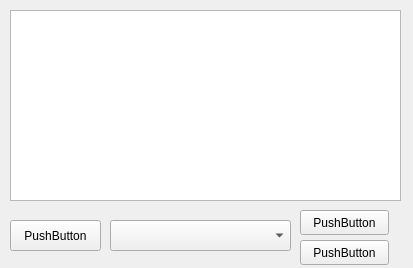
<?xml version="1.0" encoding="UTF-8"?>
<ui version="4.0">
 <class>ComPort</class>
 <widget class="QWidget" name="ComPort">
  <property name="geometry">
   <rect>
    <x>0</x>
    <y>0</y>
    <width>413</width>
    <height>268</height>
   </rect>
  </property>
  <property name="windowTitle">
   <string>Form</string>
  </property>
  <widget class="QTextEdit" name="tEdit">
   <property name="geometry">
    <rect>
     <x>10</x>
     <y>10</y>
     <width>391</width>
     <height>191</height>
    </rect>
   </property>
  </widget>
  <widget class="QPushButton" name="bFind">
   <property name="geometry">
    <rect>
     <x>10</x>
     <y>220</y>
     <width>91</width>
     <height>31</height>
    </rect>
   </property>
   <property name="text">
    <string>PushButton</string>
   </property>
  </widget>
  <widget class="QPushButton" name="bDisconnect">
   <property name="geometry">
    <rect>
     <x>300</x>
     <y>240</y>
     <width>89</width>
     <height>25</height>
    </rect>
   </property>
   <property name="text">
    <string>PushButton</string>
   </property>
  </widget>
  <widget class="QPushButton" name="bConnect">
   <property name="geometry">
    <rect>
     <x>300</x>
     <y>210</y>
     <width>89</width>
     <height>25</height>
    </rect>
   </property>
   <property name="text">
    <string>PushButton</string>
   </property>
  </widget>
  <widget class="QComboBox" name="cBox">
   <property name="geometry">
    <rect>
     <x>110</x>
     <y>220</y>
     <width>181</width>
     <height>31</height>
    </rect>
   </property>
  </widget>
 </widget>
 <resources/>
 <connections/>
</ui>
